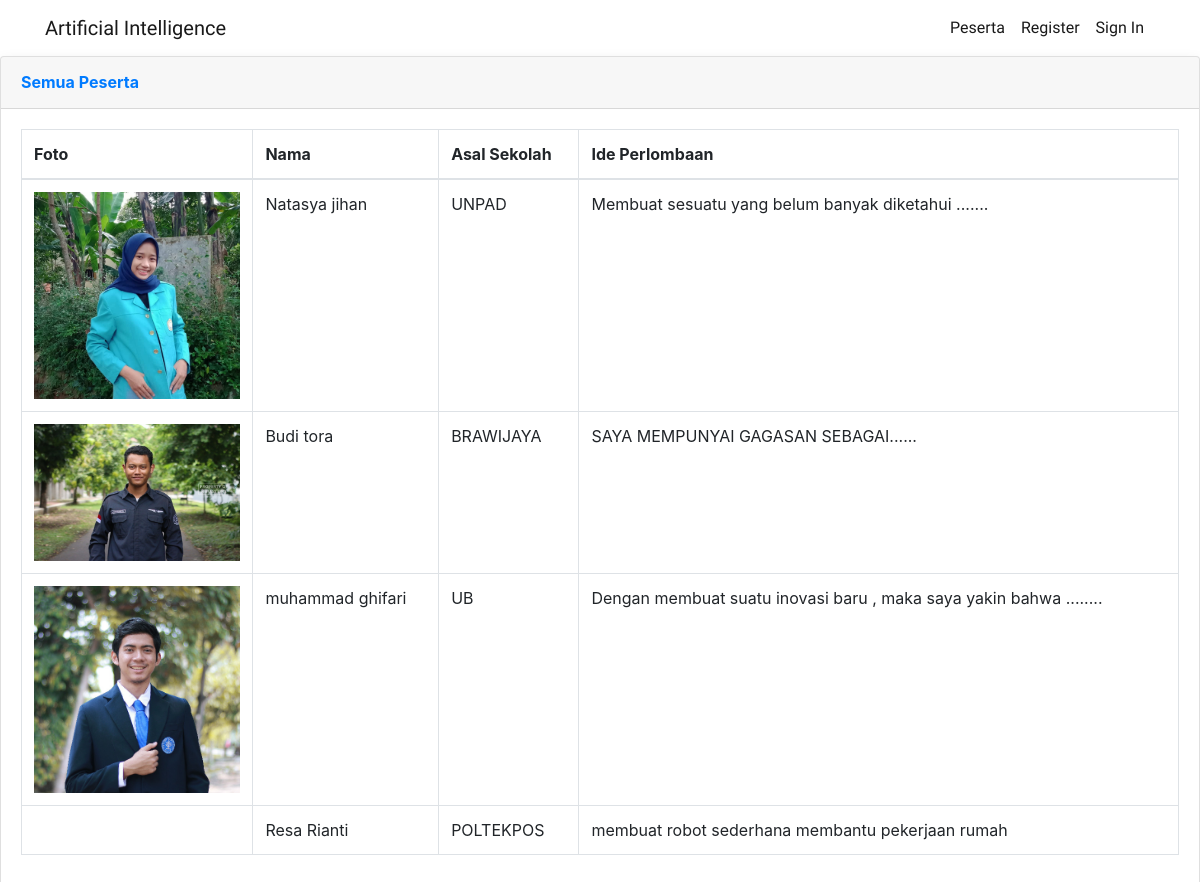
/Aplikasi_Pendaftaran_Lomba_AI/index.php/home/peserta, run on the app's committed database.
### tables this page shows
CREATE TABLE `peserta` (
  `id` int(11) NOT NULL,
  `nama` varchar(255) NOT NULL,
  `jenis_kelamin` varchar(100) NOT NULL,
  `asal_sekolah` varchar(255) NOT NULL,
  `nohp` varchar(255) NOT NULL,
  `alamat` varchar(255) NOT NULL,
  `ide` varchar(500) NOT NULL,
  `email` varchar(100) NOT NULL,
  `password` varchar(100) NOT NULL,
  `foto` varchar(100) NOT NULL
);

### Aplikasi_Pendaftaran_Lomba_AI/application/controllers/Home.php (called while the page is built, shortened)
<?php
class Home extends CI_Controller
{
    public function __construct()
    {
        $this->load->model('Home_model');
    }
    public function peserta()
    {
        $data['judul'] = "Daftar Peserta";
        $data['peserta'] = $this->Home_model->getAllPeserta();
        $this->load->view('template/header', $data);
        $this->load->view('home/peserta', $data);
        $this->load->view('template/footer');
    }
}

### Aplikasi_Pendaftaran_Lomba_AI/index.php (called while the page is built, shortened)
<?php
require_once BASEPATH.'core/CodeIgniter.php';

### Aplikasi_Pendaftaran_Lomba_AI/application/models/Home_model.php (called while the page is built, shortened)
<?php
class Home_model extends CI_Model
{
    public function getAllPeserta()
    {
        return $this->db->get('peserta')->result_array();
    }
}

### Aplikasi_Pendaftaran_Lomba_AI/application/views/home/peserta.php (the view, shortened to what this page needs)
<div class="card shadow mb-4">
    <div class="card-header py-3">
        <h6 class="m-0 font-weight-bold text-primary">
            Semua Peserta
        </h6>
    </div>
    <div class="card-body">
        <div class="table-responsive">
            <table class="table table-bordered" id="dataTable" width="100%" cellspacing="0">
                <thead>
                    <tr>
                        <th> Foto</th>
                        <th> Nama </th>
                        <th> Asal Sekolah </th>
                        <th> Ide Perlombaan </th>
                    </tr>
                </thead>
                <tbody>
                    <?php foreach ($peserta as $p) { ?>
                        <tr>
                            <td width="20%"> <img src="<?= base_url("assets/img/" . $p['foto']); ?>" alt="" style="width: 100%;"> </td>
                            <td> <?= $p['nama']; ?> </td>
                            <td> <?= $p['asal_sekolah']; ?> </td>
                            <td> <?= $p['ide']; ?> </td>
                        </tr>
                    <?php } ?>
                </tbody>
            </table>
        </div>
    </div>
</div>

### Aplikasi_Pendaftaran_Lomba_AI/application/views/template/header.php (shortened to what this page needs)
<!doctype html>
<html lang="en">
<head>
    <link rel="stylesheet" href="https://cdn.jsdelivr.net/npm/bootstrap@4.6.0/dist/css/bootstrap.min.css">
</head>
<body>
    <nav class="navbar navbar-expand-lg navbar-light">
        <div class="container">
            <a class="navbar-brand" href="<?= base_url(); ?>">Artificial Intelligence</a>
            <div class="collapse navbar-collapse" id="navbarNavAltMarkup">
                <div class="navbar-nav">
                    <a class="nav-link active" style="margin-left:700px;" href="<?= base_url("home/peserta"); ?>">Peserta</a>
                    <?php if (!isset($_SESSION['email'])) { ?>
                        <a class="nav-link active" href="<?= base_url("home/register"); ?>">Register</a>
                        <a class="nav-link active" href="<?= base_url("home/login"); ?>">Sign In</a>
                    <?php } else { ?>
                        <a class="nav-link text-danger" href="<?= base_url("home/logout"); ?>">Logout</a>
                    <?php } ?>
                </div>
            </div>
        </div>
    </nav>

### Aplikasi_Pendaftaran_Lomba_AI/application/views/template/footer.php (shortened to what this page needs)
</body>
</html>

### Aplikasi_Pendaftaran_Lomba_AI/application/views/template/header.php (style rules this page uses)
nav, .hero { font-family: 'Chela One', cursive; }

### data on the page
peserta: foto (picture), nama "Natasya jihan", asal_sekolah "UNPAD", ide "Membuat sesuatu yang belum banyak diketahui ......."
peserta: foto (picture), nama "Budi tora", asal_sekolah "BRAWIJAYA", ide "SAYA MEMPUNYAI GAGASAN SEBAGAI......"
peserta: foto (picture), nama "muhammad ghifari", asal_sekolah "UB", ide "Dengan membuat suatu inovasi baru , maka saya yakin bahwa ........"
peserta: nama "Resa Rianti", asal_sekolah "POLTEKPOS", ide "membuat robot sederhana membantu pekerjaan rumah"
